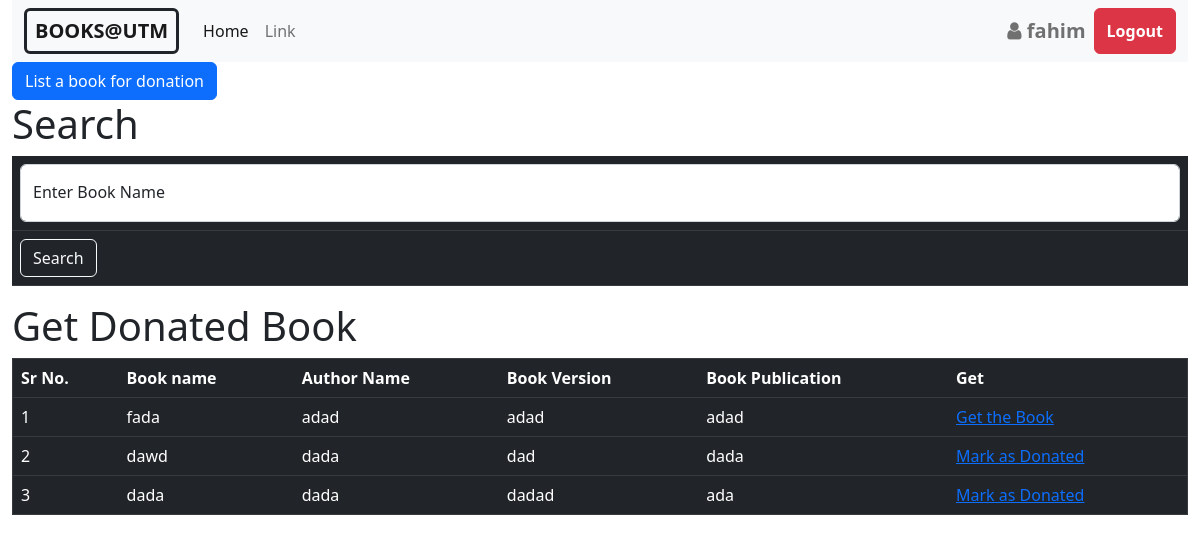
/donate-book/index.php (signed in), run on the app's committed database.
### tables this page shows
CREATE TABLE `donate_book` (
  `id` int(11) NOT NULL,
  `owner_id` int(11) NOT NULL,
  `book_name` varchar(50) NOT NULL,
  `author_name` varchar(50) NOT NULL,
  `book_version` varchar(20) NOT NULL,
  `book_publication` varchar(50) NOT NULL,
  `donate_status` int(11) NOT NULL DEFAULT 0
);

### donate-book/index.php (the view, shortened to what this page needs)
<?php
$loggedin = $_SESSION['logedin'];
if ($loggedin != 'true') {
    header('location:../login.php');
} else {
    $username = $_SESSION['username'];
}
?>
<html>
<head>
    <link rel="stylesheet" href="../css/bootstrap.min.css" />
    <link rel="stylesheet" href="https://cdnjs.cloudflare.com/ajax/libs/font-awesome/4.7.0/css/font-awesome.min.css" />
</head>
<body>
    <div class="container-fluid">
        <nav class="navbar navbar-expand-lg bg-light">
            <div class="container-fluid">
                <a class="navbar-brand text-decoration-none border border-dark border-3 rounded px-2" href="../home.php"><b>BOOKS@UTM</b></a>
                <div class="collapse navbar-collapse" id="navbarTogglerDemo02">
                    <ul class="navbar-nav me-auto mb-2 mb-lg-0">
                        <li class="nav-item">
                            <a class="nav-link active" aria-current="page" href="../home.php">Home</a>
                        </li>
                        <li class="nav-item">
                            <a class="nav-link  text-decoration-none" href="#">Link</a>
                        </li>
                    </ul>
                    <div class="d-flex ">
                        <span class="navbar-text fw-bold fs-5 mx-2">
                            <i class="fa fa-user " aria-hidden="true"></i>
                            <?php echo $username; ?>
                        </span>
                        <button class="btn btn-danger fw-bold" onclick="window.location.href='../login.php'">Logout</button>
                    </div>
                </div>
            </div>
        </nav>
        <a href="list_for_donation.php" class="btn btn-primary">List a book for donation</a>
        <form method="post">
<h1>Search</h1>
    <table class="table table-dark table-hover">
        <tr>
            <td>
            <div class="form-floating">
            <input type="text" name="book_name" size="20" maxlength="20" class="form-control" id="floatingInput" placeholder="book_name"/>
            <label for="floatingInput" class="text-dark">Enter Book Name</label>
            </div>
            </td>
        </tr>
        <tr>
            <td>
                <input type="submit" name="submit" value="Search" class="btn btn-outline-light"/>
            </td>
        </tr>
    </table>
</form>
        <h1> Get Donated Book</h1>
                    <?php
                    $dbservername = "localhost";
                    $dbusername = "root";
                    $dbpassword = "";
                    $dbname = "book_sell";
                    $conn = mysqli_connect($dbservername, $dbusername, $dbpassword, $dbname);
                    if(isset($_POST['submit'])){
                        $book_name = $_POST['book_name'];
                        $sql = "SELECT * FROM donate_book WHERE donate_status=0 and book_name LIKE '%$book_name%'";
                    }
                    else{
                        $sql = "SELECT * from donate_book where donate_status=0";
                    }
                    $res = mysqli_query($conn, $sql);
                    if (mysqli_num_rows($res) > 0) {
                        $num = 1;
                        echo "<table border='1' width='100%' class='table table-dark table-hover'>";
                        echo "<tr>";
                        echo "<th>Sr No.</th>";
                        echo "<th>Book name</th>";
                        echo "<th>Author Name</th>";
                        echo "<th>Book Version</th>";
                        echo "<th>Book Publication</th>";
                        echo "<th>Get</th>";
                        echo "</tr>";
                        while($row = mysqli_fetch_assoc($res)) {
                            echo "<tr>";
                            echo "<td>".$num."</td>";
                            echo "<td>".$row["book_name"]."</td>";
                            echo "<td>".$row["author_name"]."</td>";
                            echo "<td>".$row["book_version"]."</td>";
                            echo "<td>".$row["book_publication"]."</td>";
                            if($_SESSION['studentid']==$row['owner_id']){
                                echo "<td><a href='mark_as_donated.php?book_id=".$row['id']."'>Mark as Donated</a></td>";
                            }
                            else{
                                echo "<td><a href='get_book.php?seller_id=".$row['owner_id']."'>Get the Book</a></td>";
                            }
                            echo "</tr>";
                            $num++;
                        }
                        echo "</table>";
                    } else {
                        echo "0 results";
                    }
?>
    </div>
</body>
</html>

### data on the page
donate_book: book_name "fada", author_name "adad", book_version "adad", book_publication "adad"
donate_book: book_name "dawd", author_name "dada", book_version "dad", book_publication "dada"
donate_book: book_name "dada", author_name "dada", book_version "dadad", book_publication "ada"

### other printed values
$username "fahim"
